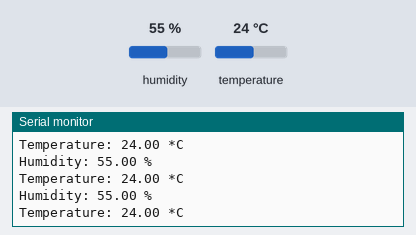
Recording of a sketch running on a simulated Arduino Uno, built with avr-gcc and run on an emulated ATmega328P. Shown: the last lines printed to the serial monitor. The inputs (shaded band) are chosen by the test bench; at power-on: humidity 55 %, temperature 24 °C.

Above: at 3.2 s.
3.3 s: humidity set to 22 %
At 4.79 s:
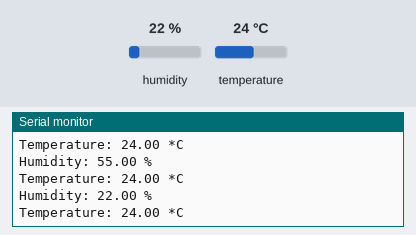
6.2 s: temperature set to 12 °C
At 6.93 s:
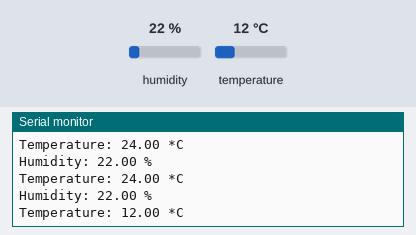
9.1 s: humidity set to 40 %
At 9.36 s:
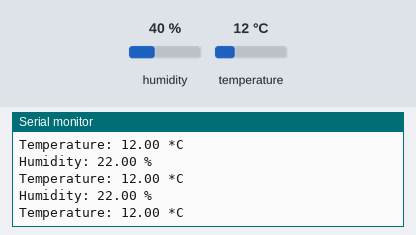
Timing chart, 0 to 12.1 s (numbered marks = the images above; inputs shaded):
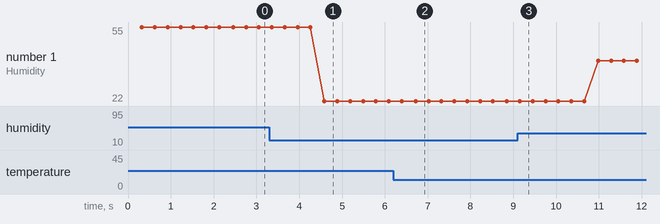

Measured:
- after the input at 3.3 s, the serial monitor: prints a new line after 1.3 s (image 1)
- after the input at 6.2 s, the serial monitor: prints a new line after 0.52 s (image 2)
- plotted number 1: 55 → 22 after the input at 3.3 s, 22 → 40 after the input at 9.1 s

The sketch:

_2_tempreture.ino
```cpp
/**
 * 温度を取得して、シリアルプロッタへ出力するプログラム
 */
#include "DHT.h"
#define DHTPIN 12 //ピン指定
#define DHTTYPE DHT11 //センサーの種類
// version 1.2.3 needed
DHT dht(DHTPIN, DHTTYPE);

void setup() {
  Serial.begin(115200);
  Serial.println("DHT11 test!");
  dht.begin();
}

void loop() {
  delay(300);

  float h = dht.readHumidity();
  float t = dht.readTemperature();

  if (isnan(h) || isnan(t)) {
    Serial.println("Failed to read from DHT sensor!");
    return;
  }
  //シリアルプロッタ用出力
  /* *
  Serial.print(h);
  Serial.print(',');//複数値をプロットする場合は','で区切る
  Serial.println(t); //改行で1データの区切り
  /* */
  /* */
  //シリアルモニタ出力
  Serial.print("Humidity: ");
  Serial.print(h);
  Serial.println(" %\t");
  Serial.print("Temperature: ");
  Serial.print(t);
  Serial.println(" *C ");
  /**/
}
```
